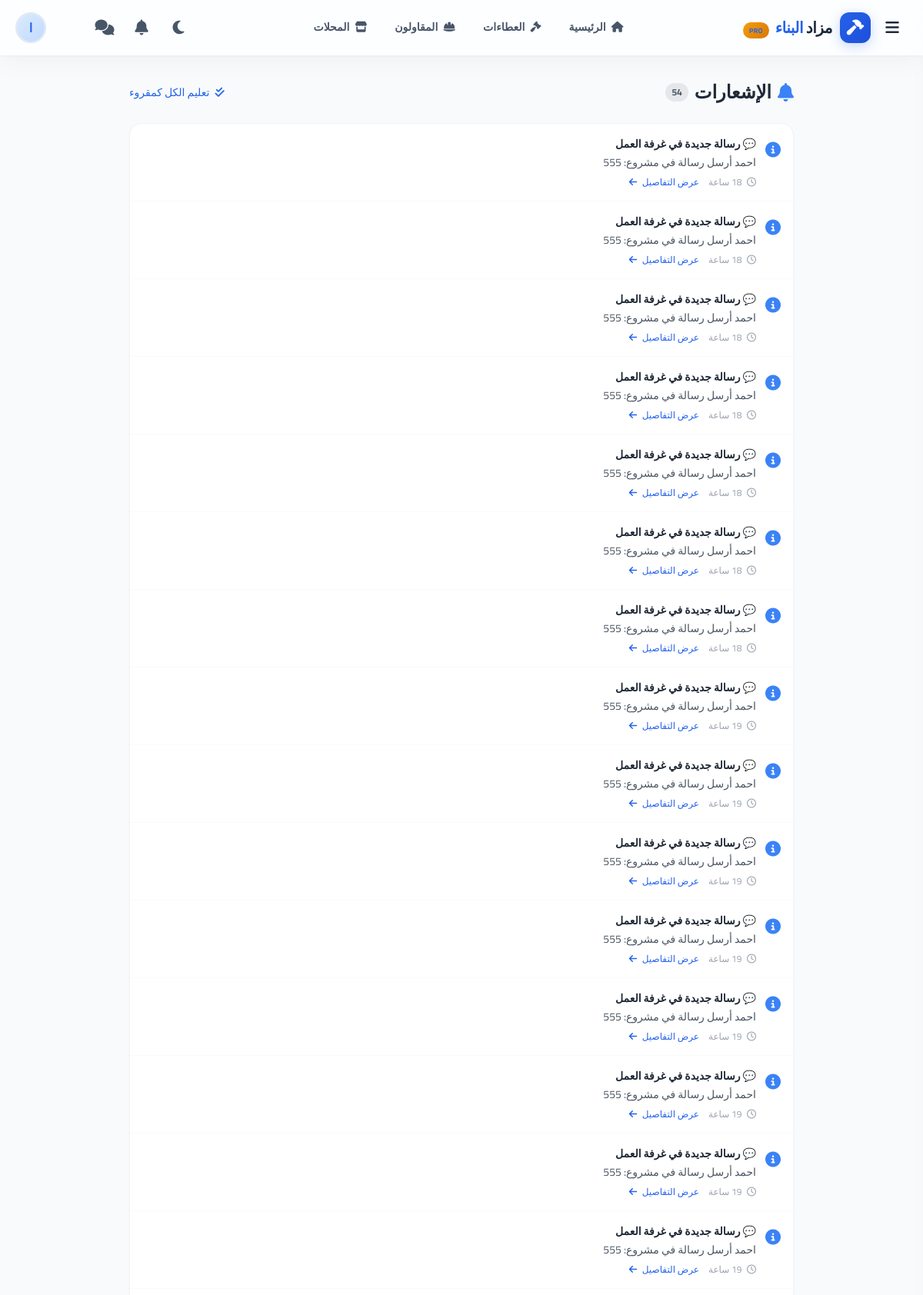
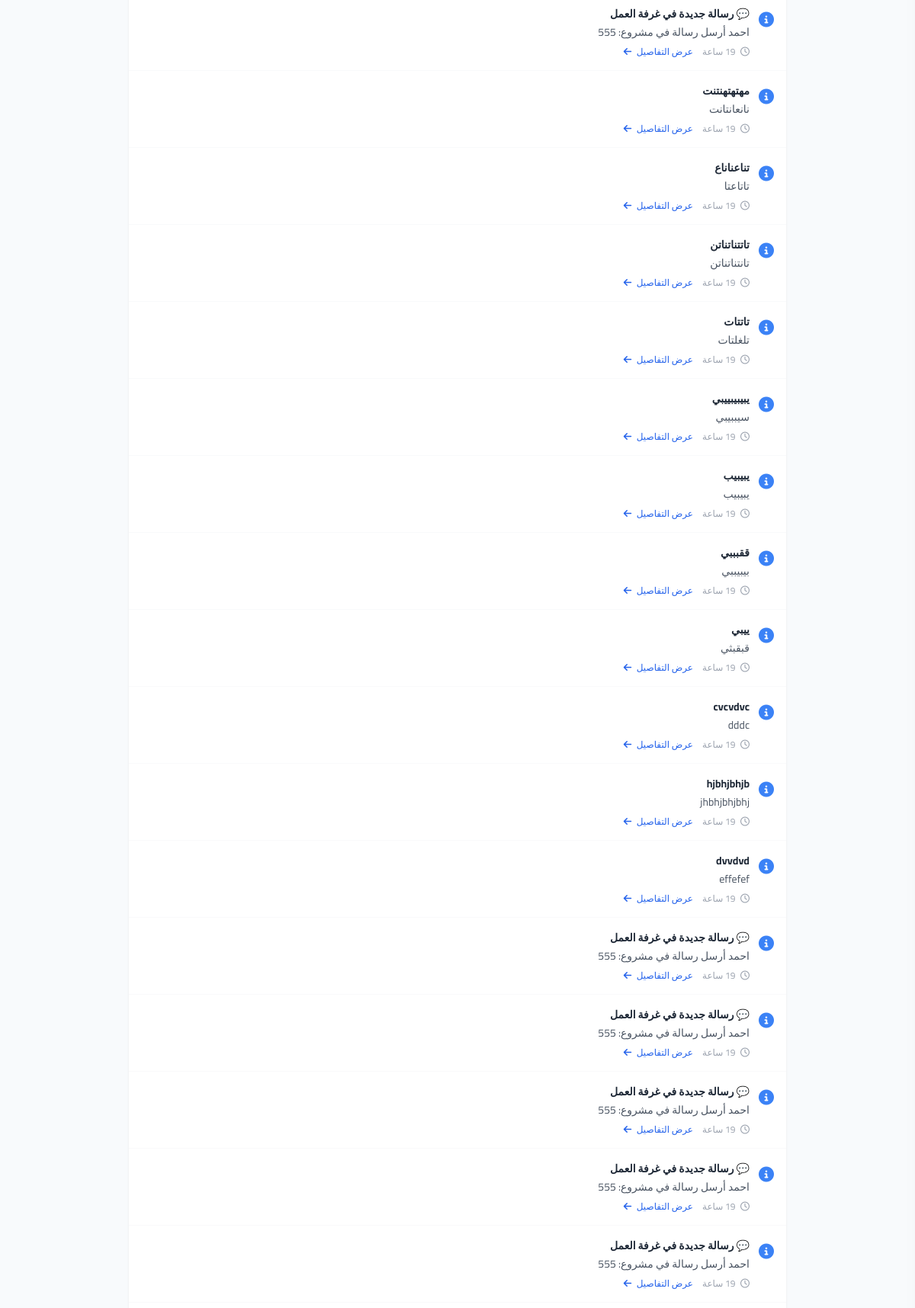
Screenshot of /alerts.php (signed in, upper part) with the database file from the repository (2 pictures, top to bottom).
### tables this page shows
CREATE TABLE `users` (
  `id` int(11) NOT NULL,
  `name` varchar(100) NOT NULL,
  `email` varchar(150) NOT NULL,
  `password` varchar(255) NOT NULL,
  `user_type` enum('employer','contractor','shop','admin') NOT NULL DEFAULT 'employer',
  `contractor_class` enum('A','B','C','D','pending') DEFAULT 'pending',
  `verification_status` enum('pending','approved','rejected') DEFAULT 'pending',
  `verification_date` datetime DEFAULT NULL,
  `verification_expiry` datetime DEFAULT NULL,
  `employer_verification_status` enum('pending','approved','rejected','none') DEFAULT 'none',
  `employer_verification_date` datetime DEFAULT NULL,
  `is_featured` tinyint(1) DEFAULT 0,
  `admin_notes` text DEFAULT NULL,
  `verified_by` int(11) DEFAULT NULL,
  `featured_until` date DEFAULT NULL,
  `verification_reject_reason` text DEFAULT NULL,
  `verified_at` timestamp NULL DEFAULT NULL,
  `entity_type` enum('individual','company') DEFAULT NULL,
  `phone` varchar(20) DEFAULT NULL,
  `whatsapp` varchar(20) DEFAULT NULL,
  `country_id` int(11) DEFAULT NULL,
  `city_id` int(11) DEFAULT NULL,
  `avatar` varchar(255) DEFAULT 'default-avatar.png',
  `bio` text DEFAULT NULL,
  `classification` varchar(50) DEFAULT NULL,
  `rating` decimal(3,2) DEFAULT 0.00,
  `reviews_count` int(11) DEFAULT 0,
  `is_verified` tinyint(1) DEFAULT 0,
  `status` enum('active','suspended','pending') DEFAULT 'active',
  `reset_token` varchar(255) DEFAULT NULL,
  `reset_expiry` datetime DEFAULT NULL,
  `created_at` timestamp NULL DEFAULT current_timestamp(),
  `updated_at` timestamp NULL DEFAULT current_timestamp() ON UPDATE current_timestamp(),
  `last_login` datetime DEFAULT NULL,
  `remember_token` varchar(255) DEFAULT NULL,
  `email_verified_at` datetime DEFAULT NULL,
  `otp_code` varchar(10) DEFAULT NULL,
  `otp_expires` datetime DEFAULT NULL,
  `cover_image` varchar(255) DEFAULT NULL,
  `address` varchar(255) DEFAULT NULL
);

CREATE TABLE `notifications` (
  `id` int(11) NOT NULL,
  `user_id` int(11) NOT NULL,
  `title` varchar(255) NOT NULL,
  `message` text DEFAULT NULL,
  `type` varchar(50) DEFAULT NULL,
  `link` varchar(255) DEFAULT NULL,
  `is_read` tinyint(1) DEFAULT 0,
  `created_at` timestamp NULL DEFAULT current_timestamp()
);

### config.php (called while the page is built, shortened)
<?php
try {
    $pdo = new PDO(
        "mysql:host=" . DB_HOST . ";dbname=" . DB_NAME . ";charset=utf8mb4",
        DB_USER,
        DB_PASS,
        [
            PDO::ATTR_ERRMODE => PDO::ERRMODE_EXCEPTION,
            PDO::ATTR_DEFAULT_FETCH_MODE => PDO::FETCH_ASSOC,
            PDO::ATTR_EMULATE_PREPARES => false
        ]
    );
    $pdo->exec("SET NAMES utf8mb4");
    $pdo->exec("SET time_zone = '+03:00'");
} catch (PDOException $e) {
    die("خطأ في الاتصال بقاعدة البيانات: " . $e->getMessage());
}
function clean($data) {
    return htmlspecialchars(trim($data), ENT_QUOTES, 'UTF-8');
}
function getUser($id) {
    global $pdo;
    $stmt = $pdo->prepare("SELECT * FROM users WHERE id = ?");
    $stmt->execute([$id]);
    $user = $stmt->fetch();
    if ($user['country_id']) {
        $stmt = $pdo->prepare("SELECT name_ar, flag FROM countries WHERE id = ?");
        $stmt->execute([$user['country_id']]);
        $country = $stmt->fetch();
        $user['country_name'] = $country['name_ar'] ?? null;
        $user['country_flag'] = $country['flag'] ?? null;
    }
    if ($user['city_id']) {
        $stmt = $pdo->prepare("SELECT name_ar FROM cities WHERE id = ?");
        $stmt->execute([$user['city_id']]);
        $city = $stmt->fetch();
        $user['city_name'] = $city['name_ar'] ?? null;
    }
    return $user;
}
function timeAgo($datetime) {
    $now = new DateTime();
    $ago = new DateTime($datetime);
    $diff = $now->diff($ago);
    if ($diff->h > 0) return $diff->h . ' ساعة';
    return 'الآن';
}
?>

### alerts.php (the view, shortened to what this page needs)
<?php
require_once 'config.php';
$user_id = $_SESSION['user_id'];
$pdo->prepare("UPDATE notifications SET is_read = 1 WHERE user_id = ?")->execute([$user_id]);
$stmt = $pdo->prepare("SELECT * FROM notifications WHERE user_id = ? ORDER BY created_at DESC");
$stmt->execute([$user_id]);
$notifications = $stmt->fetchAll();
include 'includes/header.php';
?>
<div class="py-8">
    <div class="max-w-4xl mx-auto px-4">
        <div class="flex items-center justify-between mb-6">
            <h1 class="text-2xl font-bold text-gray-800 flex items-center gap-2">
                <i class="fas fa-bell text-blue-500"></i> الإشعارات
                <span class="bg-gray-200 text-gray-600 text-xs px-2 py-1 rounded-full"><?= count($notifications) ?></span>
            </h1>
            <?php if (!empty($notifications)): ?>
            <a href="<?= SITE_URL ?>/api/mark_all_read.php" class="text-blue-600 hover:text-blue-700 text-sm font-medium">
                <i class="fas fa-check-double ml-1"></i> تعليم الكل كمقروء
            </a>
            <?php endif; ?>
        </div>
        <?php if (empty($notifications)): ?>
        <div class="bg-white rounded-2xl p-12 text-center border border-gray-100 shadow-sm">
            <i class="fas fa-bell-slash text-6xl text-gray-200 mb-4"></i>
            <p class="text-gray-400">لا توجد إشعارات حتى الآن</p>
            <p class="text-gray-300 text-sm mt-2">ستظهر هنا جميع الإشعارات المتعلقة بمشاريعك وعطاءاتك</p>
        </div>
        <?php else: ?>
        <div class="bg-white rounded-2xl border border-gray-100 shadow-sm overflow-hidden">
            <div class="divide-y divide-gray-50">
                <?php foreach ($notifications as $notif): ?>
                <div class="p-4 flex items-start gap-3 hover:bg-gray-50 transition-colors <?= $notif['is_read'] ? '' : 'bg-blue-50/30 border-r-4 border-blue-500' ?>">
                    <div class="flex-shrink-0 mt-1">
                        <?php
                        $icon = [
                            'info' => 'fa-info-circle text-blue-500',
                            'success' => 'fa-check-circle text-green-500',
                            'warning' => 'fa-exclamation-triangle text-amber-500',
                            'error' => 'fa-times-circle text-red-500'
                        ];
                        $icon_class = $icon[$notif['type']] ?? 'fa-bell text-gray-400';
                        ?>
                        <i class="fas <?= $icon_class ?> text-xl"></i>
                    </div>
                    <div class="flex-1 min-w-0">
                        <h4 class="font-bold text-gray-800 text-sm <?= $notif['is_read'] ? '' : 'text-blue-700' ?>">
                            <?= clean($notif['title']) ?>
                        </h4>
                        <p class="text-gray-600 text-sm mt-1"><?= nl2br(clean($notif['message'])) ?></p>
                        <div class="flex items-center gap-3 mt-2 text-xs text-gray-400">
                            <span><i class="far fa-clock ml-1"></i> <?= timeAgo($notif['created_at']) ?></span>
                            <?php if ($notif['link']): ?>
                            <a href="<?= $notif['link'] ?>" class="text-blue-600 hover:text-blue-700 font-medium">عرض التفاصيل <i class="fas fa-arrow-left mr-1"></i></a>
                            <?php endif; ?>
                        </div>
                    </div>
                </div>
                <?php endforeach; ?>
            </div>
        </div>
        <?php endif; ?>
    </div>
</div>
<?php include 'includes/footer.php'; ?>

### includes/header.php (shortened to what this page needs)
<?php
require_once __DIR__ . '/../config.php';
$current_user = null;
$theme = $_COOKIE['theme'] ?? 'light';
if (isset($_SESSION['user_id']) && $_SESSION['user_id'] > 0) {
    $current_user = getUser($_SESSION['user_id']);
}
$home_url = SITE_URL . '/';
?>
<!DOCTYPE html>
<html lang="ar" dir="rtl" class="<?= $theme === 'dark' ? 'dark' : '' ?>">
<head>
    <link rel="stylesheet" href="https://cdnjs.cloudflare.com/ajax/libs/font-awesome/6.5.1/css/all.min.css">
    <script src="https://cdn.tailwindcss.com"></script>
</head>
<body>
<header class="header-glass" id="mainHeader">
    <div class="header-inner">
        <div class="flex items-center gap-2">
            <button class="menu-toggle" id="menuToggle" aria-label="القائمة">
                <i class="fas fa-bars"></i>
            </button>
            <a href="<?= $home_url ?>" class="logo">
                <div class="logo-icon"><i class="fas fa-hammer"></i></div>
                <span class="logo-text">مزاد <span>البناء</span> <span class="logo-badge">PRO</span></span>
            </a>
        </div>
        <nav class="nav-links" id="navLinks">
            <a href="<?= $home_url ?>" class="nav-link <?= (basename($_SERVER['PHP_SELF']) == 'index.php' || basename($_SERVER['PHP_SELF']) == 'employer_dashboard.php' || basename($_SERVER['PHP_SELF']) == 'admin.php') ? 'active' : '' ?>">
                <i class="fas fa-home ml-1"></i> الرئيسية
            </a>
            <a href="<?= SITE_URL ?>/projects_list.php" class="nav-link <?= basename($_SERVER['PHP_SELF']) == 'projects_list.php' ? 'active' : '' ?>">
                <i class="fas fa-gavel ml-1"></i> العطاءات
            </a>
            <a href="<?= SITE_URL ?>/contractors_list.php" class="nav-link <?= basename($_SERVER['PHP_SELF']) == 'contractors_list.php' ? 'active' : '' ?>">
                <i class="fas fa-hard-hat ml-1"></i> المقاولون
            </a>
            <a href="<?= SITE_URL ?>/shops_list.php" class="nav-link <?= basename($_SERVER['PHP_SELF']) == 'shops_list.php' ? 'active' : '' ?>">
                <i class="fas fa-store ml-1"></i> المحلات
            </a>
        </nav>
        <div class="flex items-center gap-1 md:gap-2">
            <button class="icon-btn" id="themeToggle" aria-label="تبديل الوضع">
                <i class="fas fa-moon" id="themeIcon"></i>
            </button>
            <?php if (isset($_SESSION['user_id']) && $_SESSION['user_id'] > 0 && $current_user): ?>
                <div style="position:relative;">
                    <button class="icon-btn" id="notifToggle" aria-label="الإشعارات">
                        <i class="fas fa-bell"></i>
                    </button>
                </div>
                <a href="<?= SITE_URL ?>/my_conversations.php" class="icon-btn" style="text-decoration:none;">
                    <i class="fas fa-comments"></i>
                </a>
                <?php if (isset($_SESSION['user_type']) && $_SESSION['user_type'] === 'contractor'): ?>
                    <a href="<?= SITE_URL ?>/alerts.php" class="icon-btn" style="text-decoration:none;">
                    </a>
                <?php endif; ?>
                <a href="<?= SITE_URL ?>/profile.php" class="user-avatar" aria-label="الملف الشخصي">
                    <?php if (!empty($current_user['avatar']) && $current_user['avatar'] !== 'default-avatar.png'): ?>
                        <img src="<?= SITE_URL ?>/<?= $current_user['avatar'] ?>" alt="<?= clean($current_user['name']) ?>">
                    <?php else: ?>
                        <div class="fallback"><?= mb_substr($current_user['name'] ?? 'U', 0, 1) ?></div>
                    <?php endif; ?>
                </a>
            <?php else: ?>
                <a href="<?= SITE_URL ?>/login.php" class="btn-secondary">تسجيل الدخول</a>
                <a href="<?= SITE_URL ?>/register.php" class="btn-primary">انضم الآن</a>
            <?php endif; ?>
        </div>
    </div>
</header>
</body>
</html>

### includes/header.php (style rules this page uses)
* { margin: 0; padding: 0; box-sizing: border-box; }
html { scroll-behavior: smooth; }
body { font-family: 'Cairo', sans-serif; font-size: 14px; line-height: 1.6; background: #f8fafc; color: #1e293b; padding-top: 72px !important; padding-bottom: 100px !important; min-height: 100vh; transition: background 0.3s ease, color 0.3s ease; }
.header-glass { position: fixed !important; top: 0 !important; left: 0 !important; right: 0 !important; z-index: 99999 !important; height: 72px !important; background: rgba(255, 255, 255, 0.72) !important; backdrop-filter: blur(20px) saturate(180%) !important; -webkit-backdrop-filter: blur(20px) saturate(180%) !important; border-bottom: 1px solid rgba(255, 255, 255, 0.3) !important; box-shadow: 0 1px 3px rgba(0,0,0,0.04), 0 8px 32px rgba(0,0,0,0.04) !important; transition: all 0.3s ease !important; display: flex !important; align-items: center !important; }
.header-inner { max-width: 1280px !important; margin: 0 auto !important; padding: 0 20px !important; width: 100% !important; display: flex !important; align-items: center !important; justify-content: space-between !important; height: 100% !important; }
.logo { display: flex !important; align-items: center !important; gap: 10px !important; text-decoration: none !important; flex-shrink: 0 !important; }
.logo-icon { width: 40px !important; height: 40px !important; background: linear-gradient(135deg, #2563eb, #1d4ed8) !important; border-radius: 12px !important; display: flex !important; align-items: center !important; justify-content: center !important; color: white !important; font-size: 20px !important; box-shadow: 0 4px 16px rgba(37,99,235,0.25) !important; transition: transform 0.2s ease !important; }
.logo-text { font-size: 20px !important; font-weight: 900 !important; color: #1e293b !important; letter-spacing: -0.5px !important; }
.logo-text span { color: #2563eb !important; }
.logo-badge { font-size: 9px !important; font-weight: 700 !important; background: linear-gradient(135deg, #f59e0b, #d97706) !important; color: white !important; padding: 2px 8px !important; border-radius: 20px !important; letter-spacing: 0.3px !important; text-transform: uppercase !important; margin-right: 4px !important; }
.nav-links { display: flex !important; align-items: center !important; gap: 4px !important; }
.nav-link { padding: 8px 16px !important; border-radius: 10px !important; font-size: 14px !important; font-weight: 600 !important; color: #475569 !important; text-decoration: none !important; transition: all 0.2s ease !important; position: relative !important; }
.icon-btn { width: 40px !important; height: 40px !important; border-radius: 50% !important; border: none !important; background: transparent !important; color: #475569 !important; font-size: 20px !important; cursor: pointer !important; transition: all 0.2s ease !important; display: flex !important; align-items: center !important; justify-content: center !important; position: relative !important; }
.user-avatar { width: 40px !important; height: 40px !important; border-radius: 50% !important; overflow: hidden !important; border: 2px solid #e2e8f0 !important; cursor: pointer !important; transition: all 0.25s ease !important; flex-shrink: 0 !important; background: linear-gradient(135deg, #dbeafe, #bfdbfe) !important; display: flex !important; align-items: center !important; justify-content: center !important; text-decoration: none !important; }
.user-avatar .fallback { width: 100% !important; height: 100% !important; display: flex !important; align-items: center !important; justify-content: center !important; font-weight: 700 !important; font-size: 16px !important; color: #2563eb !important; background: linear-gradient(135deg, #dbeafe, #bfdbfe) !important; }
.menu-toggle { display: flex !important; width: 40px !important; height: 40px !important; border-radius: 50% !important; border: none !important; background: transparent !important; color: #1e293b !important; font-size: 20px !important; cursor: pointer !important; transition: all 0.2s ease !important; align-items: center !important; justify-content: center !important; }

### rows the page displays
users: name "ا"
notifications: title "💬 رسالة جديدة في غرفة العمل", message "احمد أرسل رسالة في مشروع: 555", created_at "18 ساعة"
notifications: title "💬 رسالة جديدة في غرفة العمل", message "احمد أرسل رسالة في مشروع: 555", created_at "18 ساعة"
notifications: title "💬 رسالة جديدة في غرفة العمل", message "احمد أرسل رسالة في مشروع: 555", created_at "18 ساعة"
notifications: title "💬 رسالة جديدة في غرفة العمل", message "احمد أرسل رسالة في مشروع: 555", created_at "18 ساعة"
notifications: title "💬 رسالة جديدة في غرفة العمل", message "احمد أرسل رسالة في مشروع: 555", created_at "18 ساعة"
notifications: title "💬 رسالة جديدة في غرفة العمل", message "احمد أرسل رسالة في مشروع: 555", created_at "18 ساعة"
notifications: title "💬 رسالة جديدة في غرفة العمل", message "احمد أرسل رسالة في مشروع: 555", created_at "18 ساعة"
notifications: title "💬 رسالة جديدة في غرفة العمل", message "احمد أرسل رسالة في مشروع: 555", created_at "19 ساعة"
notifications: title "💬 رسالة جديدة في غرفة العمل", message "احمد أرسل رسالة في مشروع: 555", created_at "19 ساعة"
notifications: title "💬 رسالة جديدة في غرفة العمل", message "احمد أرسل رسالة في مشروع: 555", created_at "19 ساعة"
notifications: title "💬 رسالة جديدة في غرفة العمل", message "احمد أرسل رسالة في مشروع: 555", created_at "19 ساعة"
notifications: title "💬 رسالة جديدة في غرفة العمل", message "احمد أرسل رسالة في مشروع: 555", created_at "19 ساعة"
notifications: title "💬 رسالة جديدة في غرفة العمل", message "احمد أرسل رسالة في مشروع: 555", created_at "19 ساعة"
notifications: title "💬 رسالة جديدة في غرفة العمل", message "احمد أرسل رسالة في مشروع: 555", created_at "19 ساعة"
notifications: title "💬 رسالة جديدة في غرفة العمل", message "احمد أرسل رسالة في مشروع: 555", created_at "19 ساعة"
notifications: title "💬 رسالة جديدة في غرفة العمل", message "احمد أرسل رسالة في مشروع: 555", created_at "19 ساعة"
notifications: title "مهتهتهنتنت", message "نانعانتانت", created_at "19 ساعة"
notifications: title "تناعناناع", message "تاتاعتا", created_at "19 ساعة"
notifications: title "تاتتناتناتن", message "تانتناتناتن", created_at "19 ساعة"
notifications: title "تاتتات", message "تلغلتات", created_at "19 ساعة"
notifications: title "يبيبيبييبي", message "سيببيبي", created_at "19 ساعة"
notifications: title "يبيبيب", message "يبيبيب", created_at "19 ساعة"
notifications: title "ققبببي", message "بيبيببي", created_at "19 ساعة"
notifications: title "ييبي", message "قبقبثي", created_at "19 ساعة"
notifications: title "cvcvdvc", message "dddc", created_at "19 ساعة"
notifications: title "hjbhjbhjb", message "jhbhjbhjbhj", created_at "19 ساعة"
notifications: title "dvvdvd", message "effefef", created_at "19 ساعة"
notifications: title "💬 رسالة جديدة في غرفة العمل", message "احمد أرسل رسالة في مشروع: 555", created_at "19 ساعة"
notifications: title "💬 رسالة جديدة في غرفة العمل", message "احمد أرسل رسالة في مشروع: 555", created_at "19 ساعة"
notifications: title "💬 رسالة جديدة في غرفة العمل", message "احمد أرسل رسالة في مشروع: 555", created_at "19 ساعة"
notifications: title "💬 رسالة جديدة في غرفة العمل", message "احمد أرسل رسالة في مشروع: 555", created_at "19 ساعة"
notifications: title "💬 رسالة جديدة في غرفة العمل", message "احمد أرسل رسالة في مشروع: 555", created_at "19 ساعة"

### other values shown
count($notifications) "54"
